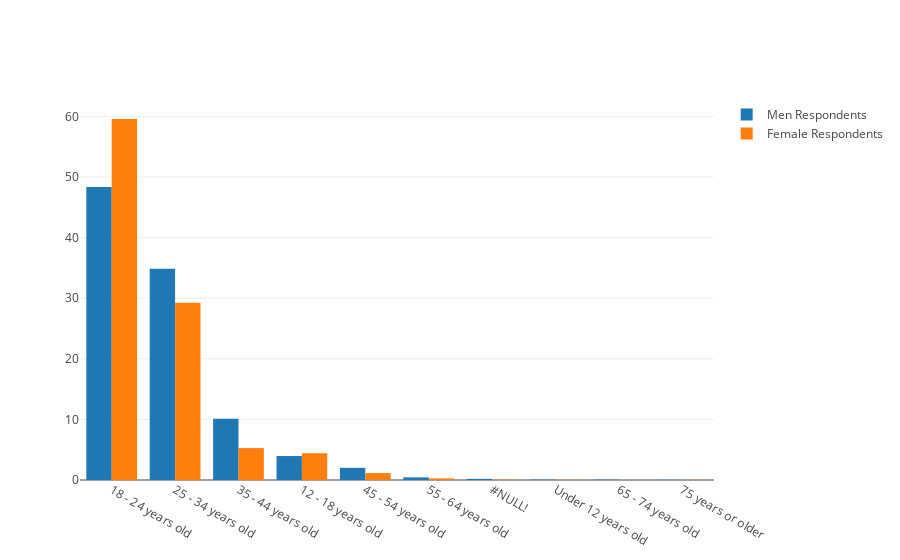

This figure's notebook cell:
### Code cell
trace1 = go.Bar(
    x = df_men['q2Age'].value_counts().index.tolist(),
    y = np.multiply(np.divide(
        df_men['q2Age'].value_counts().tolist(),
        np.sum(df_men['q2Age'].value_counts().tolist())
    ).tolist(),100).tolist(),
    name='Men Respondents'
)
trace2 = go.Bar(
    x = df_women['q2Age'].value_counts().index.tolist(),
    y = np.multiply(np.divide(
        df_women['q2Age'].value_counts().tolist(),
        np.sum(df_women['q2Age'].value_counts().tolist())
    ).tolist(),100).tolist(),
    name='Female Respondents'
)

data = [trace1, trace2]
layout = go.Layout(
    barmode='group'
)

fig = go.Figure(data=data, layout=layout)
py.iplot(fig, filename='grouped-bar')

### Figure 1 — Plotly figure (JSON) as saved in the notebook; plotly's stock layout.template omitted (floating-point values rounded to 4 significant figures)
{"data": [{"name": "Men Respondents", "type": "bar", "x": ["18 - 24 years old", "25 - 34 years old", "35 - 44 years old", "12 - 18 years old", "45 - 54 years old", "55 - 64 years old", "#NULL!", "Under 12 years old", "65 - 74 years old", "75 years or older"], "y": [48.33, 34.85, 10.09, 3.954, 2.008, 0.434, 0.186, 0.05723, 0.05246, 0.03338]}, {"name": "Female Respondents", "type": "bar", "x": ["18 - 24 years old", "25 - 34 years old", "35 - 44 years old", "12 - 18 years old", "45 - 54 years old", "55 - 64 years old", "#NULL!", "75 years or older", "Under 12 years old"], "y": [59.56, 29.26, 5.264, 4.415, 1.14, 0.2669, 0.04852, 0.02426, 0.02426]}], "layout": {"barmode": "group"}}
